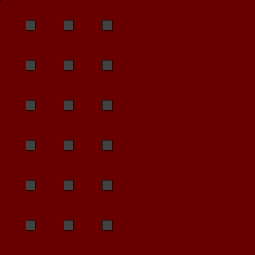
Frame 1 (no input)
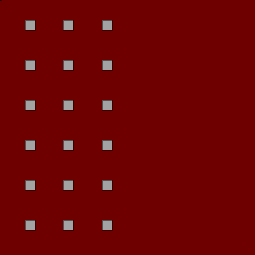
Frame 60 (the mouse pressed at the canvas centre just before this capture)
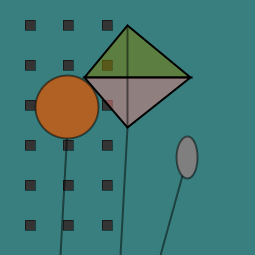
Frame 120 (the mouse held since frame 60 and released just before this capture)

The Processing sketch that drew these frames (run headless with seeded random() and noise(); from frame 60 on, the mouse is pressed at the canvas centre):

// Processing sketch: processing_181766
// ── processing_181766.pde

float escala = 1.5;
float variacio = 50.0;
float mida = 100.0;
float quadrat = 10.0;
float posic = 20;


void setup() {
  size(255,255);
  stroke(0);
}

void draw(){
  //dibuix
  background(random(20,150),mouseX,mouseY);
  
    //Estrelles
  fill(random(255));
  stroke(0);
  strokeWeight(0.5);
  rect(width/10,posic,quadrat,quadrat);
  rect(width/10,posic+40,quadrat,quadrat);
  rect(width/10,posic+80,quadrat,quadrat);
  rect(width/10,posic+120,quadrat,quadrat);
  rect(width/10,posic+160,quadrat,quadrat);
  rect(width/10,posic+200,quadrat,quadrat); 
   rect(width/4,posic,quadrat,quadrat);
  rect(width/4,posic+40,quadrat,quadrat);
  rect(width/4,posic+80,quadrat,quadrat);
  rect(width/4,posic+120,quadrat,quadrat);
  rect(width/4,posic+160,quadrat,quadrat);
  rect(width/4,posic+200,quadrat,quadrat);
   rect(width/2.5,posic,quadrat,quadrat);
    rect(width/2.5,posic+40,quadrat,quadrat);
  rect(width/2.5,posic+80,quadrat,quadrat);
  rect(width/2.5,posic+120,quadrat,quadrat);
  rect(width/2.5,posic+160,quadrat,quadrat);
  rect(width/2.5,posic+200,quadrat,quadrat);
  
  
  //estel
  fill(mouseY,mouseX,3,mouseX);
  strokeWeight(2);
  triangle(mouseX,mouseY/5,mouseY/escala,mouseY-variacio,mouseY*escala,mouseY-variacio);
  fill(230,mouseY,mouseX,mouseY);
  triangle(mouseY/escala,mouseY-variacio,mouseX,mouseY,mouseY*escala,mouseY-variacio);
  stroke(0,0,0,mouseY);
  line(mouseX,mouseY,mouseX,mouseY/5);
  line(mouseX,mouseY,120,255);
  
  //Globus1
  stroke(0,0,0,mouseY);
  line(mouseX-60,mouseY,60,255);
  fill(mouseX+50,mouseY-30,36);
  strokeWeight(2);
  ellipse(mouseX-60,mouseY-20,mouseX/2,mouseY/2);
  
  //Globus2
  stroke(0,0,0,mouseY);
  line(mouseX+60,mouseY+30,160,255);
  fill(mouseX,mouseY,mouseX);
  strokeWeight(2);
  ellipse(mouseX+60,mouseY+30,mouseX/6,mouseY/3);
 
  
  
}

 
